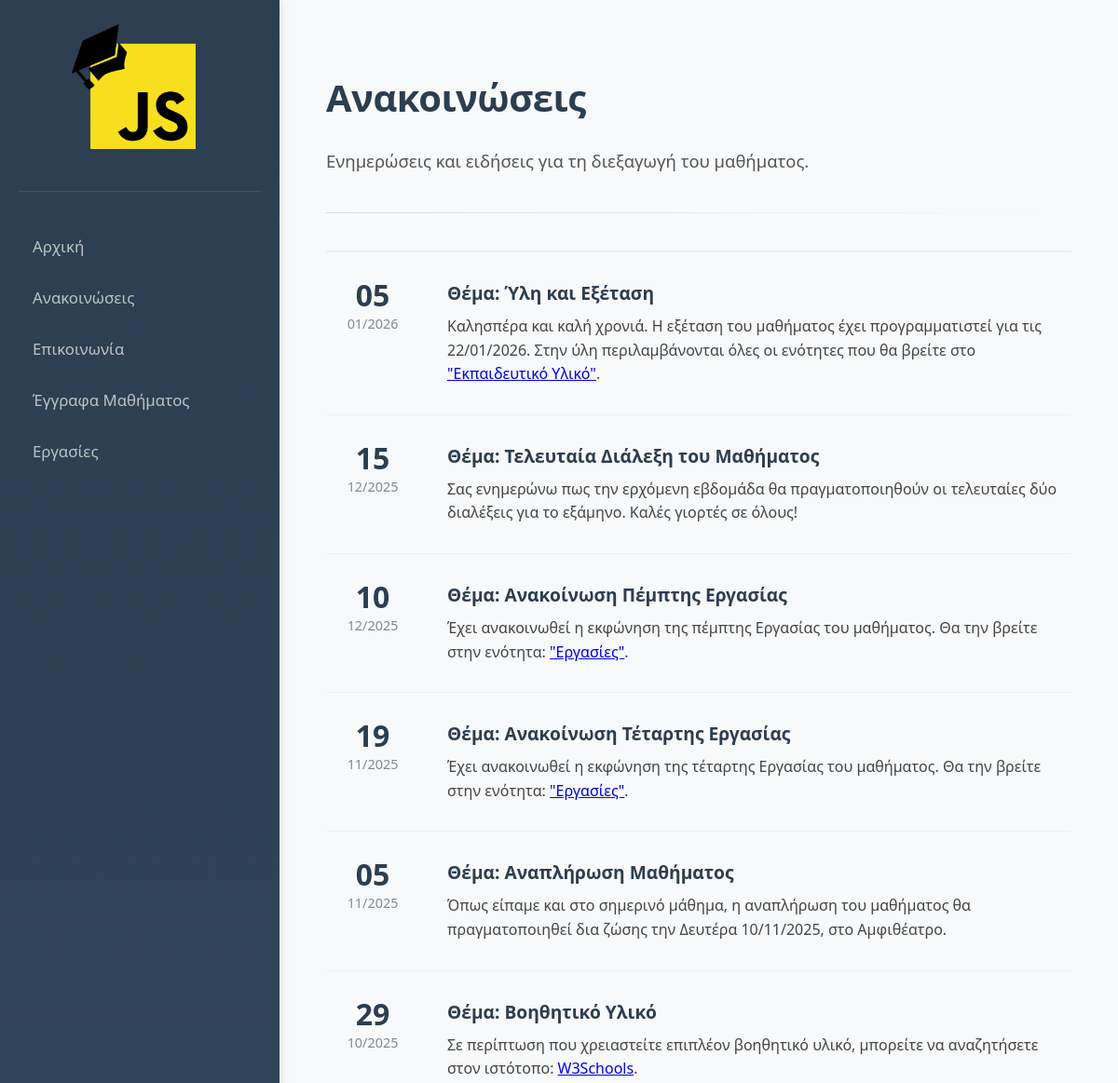
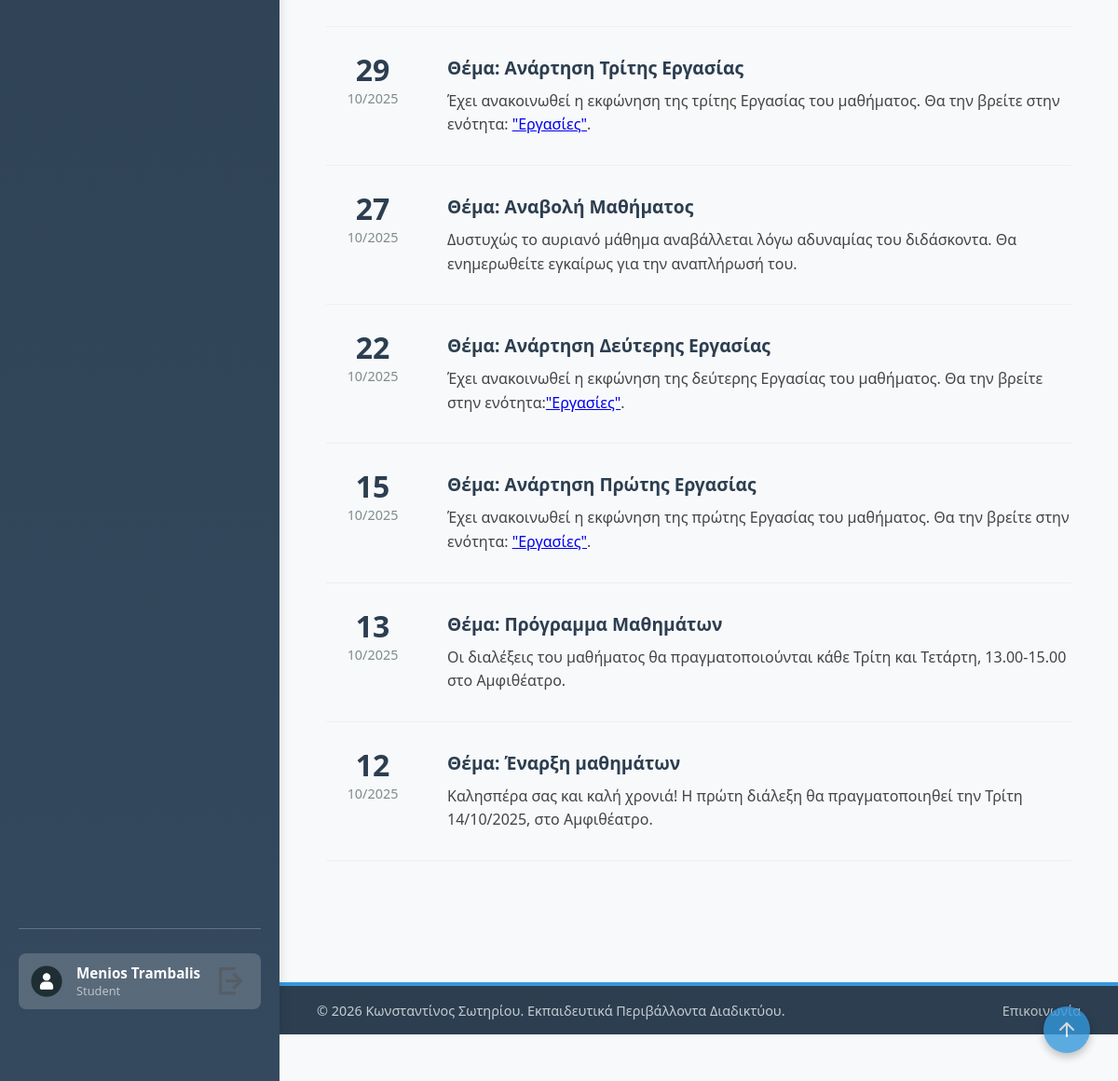
Page /frontend/src/pages/announcement.php (signed in) on the committed database (2 pictures, top to bottom).
### tables this page shows
CREATE TABLE `announcements` (
  `id` int(11) NOT NULL,
  `date` datetime DEFAULT current_timestamp(),
  `subject` varchar(255) NOT NULL,
  `content` text NOT NULL
);

### backend/services/announcementService.php (called while the page is built, shortened)
<?php
function getAnnouncements($conn) {
    $announcements = [];
    $sql = "SELECT * FROM announcements ORDER BY date DESC";
    $result = $conn->query($sql);
    if ($result && $result->num_rows > 0) {
        while ($row = $result->fetch_assoc()) {
            $announcements[] = $row;
        }
    }
    return $announcements;
}

### frontend/src/pages/announcement.php (the view, shortened to what this page needs)
<?php
require_once '../../../backend/services/announcementService.php';
$announcements_list = getAnnouncements($conn);
?>
<!DOCTYPE html>
<html lang="el">
<head>
    <link rel="stylesheet" href="../../style/index.css">
    <link rel="stylesheet" href="../../style/sidebar.css">
    <link rel="stylesheet" href="../../style/footer.css">
    <link rel="stylesheet" href="../../style/announcement.css?v=3">
</head>
<body>
<div id="sidebar-container">
</div>
<div class="announcement_main-layout">
    <main class="announcement_content">
        <h1 id="top">Ανακοινώσεις</h1>
        <p class="announcement_intro">Ενημερώσεις και ειδήσεις για τη διεξαγωγή του μαθήματος.</p>
        <hr class="announcement_divider">
        <div class="news-feed">
            <?php if (empty($announcements_list)): ?>
                <p>Δεν υπάρχουν ανακοινώσεις.</p>
            <?php else: ?>
                <?php foreach ($announcements_list as $item):
                    $time = strtotime($item['date']);
                    $day = date('d', $time);
                    $monthYear = date('m/Y', $time);
                    ?>
                    <article class="news-item">
                        <div class="news-date">
                            <span class="day"><?php echo $day; ?></span>
                            <span class="month-year"><?php echo $monthYear; ?></span>
                        </div>
                        <div class="news-content">
                            <h3>
                                Θέμα: <?php echo htmlspecialchars($item['subject']); ?>
                            </h3>
                            <p>
                                <?php
                                echo nl2br(strip_tags(html_entity_decode($item['content']), '<a><b><i><u><strong>'));
                                ?>
                            </p>
                        </div>
                    </article>
                <?php endforeach; ?>
            <?php endif; ?>
        </div>
        <div class="back-to-top-container">
            <a href="javascript:void(0)" onclick="scrollToTop()" class="floating-top-btn" title="Επιστροφή στην κορυφή">            <svg width="24" height="24" viewBox="0 0 24 24" fill="none" stroke="currentColor" stroke-width="2" stroke-linecap="round" stroke-linejoin="round">
            </a>
        </div>
    </main>
</div>
</body>
</html>

### frontend/style/index.css (style rules this page uses)
body { margin: 0; padding: 0; display: flex; height: 100vh; overflow: hidden; font-family: 'Segoe UI', sans-serif; background-color: #f8f9fa; }
.back-to-top-container { margin-top: 30px; text-align: right; }
.floating-top-btn { position: fixed; bottom: 30px; right: 30px; z-index: 1000; width: 50px; height: 50px; border-radius: 50%; background-color: #3498db; color: white !important; display: flex; justify-content: center; align-items: center; box-shadow: 0 4px 10px rgba(0,0,0,0.3); transition: all 0.3s ease; opacity: 0.8; }

### frontend/style/sidebar.css (style rules this page uses)
#sidebar-container { display: flex; align-items: stretch; box-shadow: 2px 0 10px rgba(0,0,0,0.1); z-index: 10; }
.sidebar { display: flex; width: 260px; background-color: #2c3e50; background: linear-gradient(180deg, #2c3e50 0%, #34495e 100%); color: white; padding: 25px 20px; min-height: 100vh; flex-shrink: 0; flex-direction: column; justify-content: space-between; }
.logo { display: block; text-align: center; margin-bottom: 35px; padding-bottom: 25px; border-bottom: 1px solid rgba(255, 255, 255, 0.1); }
.logo img { max-width: 160px; width: 85%; height: auto; object-fit: contain; transition: transform 0.3s ease; }
.sidebar ul { list-style: none; padding: 0; margin: 0; }
.sidebar ul li { margin-bottom: 8px; }
.sidebar ul li a { color: #bdc3c7; text-decoration: none; font-size: 1.05rem; display: block; padding: 12px 15px; border-radius: 6px; transition: all 0.3s ease; font-weight: 500; }
.logo img { max-width: 150px; width: 80%; height: auto; object-fit: contain; }
.sidebar-content { flex-grow: 1; }
.sidebar-footer { padding-top: 10%; padding-bottom: 20%; border-top: 1px solid rgba(255, 255, 255, 0.23); margin-top: 20px; }
.user-details { display: flex; align-items: center; gap: 12px; padding: 10px; background-color: rgba(255, 255, 255, 0.18); border-radius: 8px; }
.nav-avatar { width: 40px !important; height: 40px !important; border-radius: 50%; object-fit: cover; display: block; }
.user-text { display: flex; flex-direction: column; }
.user-name { font-size: 0.95rem; font-weight: 600; color: #fff; }
.user-role { font-size: 0.8rem; color: #bdc3c7; text-transform: capitalize; }
.nav-logout { width: 40px !important; height: 40px !important; border-radius: 50%; object-fit: cover; display: block; }

### frontend/style/footer.css (style rules this page uses)
.main-footer { display: flex; justify-content: space-between; align-items: center; width: 100%; flex-shrink: 0; background-color: #2c3e50; color: #ecf0f1; padding: 15px 40px; border-top: 4px solid #3498db; box-sizing: border-box; }
.footer-left p { margin: 0; opacity: 0.8; font-size: 0.9rem; }
.footer-right a { color: #bdc3c7; text-decoration: none; font-size: 0.9rem; transition: color 0.3s ease; }

### frontend/style/announcement.css (style rules this page uses)
body { margin: 0; padding: 0; display: flex; height: 100vh; overflow: hidden; font-family: 'Segoe UI', sans-serif; background-color: #f8f9fa; }
.announcement_intro { font-size: 1.15rem; line-height: 1.7; color: #555; max-width: 850px; }
.announcement_main-layout { display: flex; flex-direction: column; flex-grow: 1; height: 100%; overflow-y: auto; scroll-behavior: smooth; min-height: 100vh; }
.announcement_content { padding: 50px; flex-grow: 1; }
.announcement_content h1 { color: #2c3e50; font-size: 2.5rem; margin-bottom: 25px; font-weight: 700; letter-spacing: -0.5px; }
.announcement_divider { border: 0; height: 1px; background: linear-gradient(to right, #ddd, rgba(255,255,255,0)); margin: 40px 0; }
.news-feed { margin-top: 40px; border-top: 2px solid #ecf0f1; }
.news-item { display: flex; padding: 30px 0; border-bottom: 1px solid #ecf0f1; align-items: flex-start; }
.news-date { display: flex; flex-direction: column; align-items: center; justify-content: center; min-width: 100px; margin-right: 30px; color: #7f8c8d; font-family: 'Segoe UI', monospace; }
.news-date .day { font-size: 2rem; font-weight: bold; color: #2c3e50; line-height: 1; }
.news-date .month-year { font-size: 0.9rem; margin-top: 5px; }
.news-content { flex-grow: 1; }
.news-content h3 { margin-top: 0; margin-bottom: 10px; font-size: 1.2rem; color: #2c3e50; font-weight: 600; }
.news-content p { margin: 0; line-height: 1.6; color: #444; }

### rows in the picture
announcements: date "05", date "01/2026", subject "Ύλη και Εξέταση", content "Καλησπέρα και καλή χρονιά. Η εξέταση του μαθήματος έχει προγραμματιστεί για τις 22/01/2026. Στην ύλη περιλαμβάνονται όλες οι ενότητες που θα βρείτε στο \"Εκπαιδευτικό Υλικό\" ."
announcements: date "15", date "12/2025", subject "Τελευταία Διάλεξη του Μαθήματος", content "Σας ενημερώνω πως την ερχόμενη εβδομάδα θα πραγματοποιηθούν οι τελευταίες δύο διαλέξεις για το εξάμηνο. Καλές γιορτές σε όλους!"
announcements: date "10", date "12/2025", subject "Ανακοίνωση Πέμπτης Εργασίας", content "Έχει ανακοινωθεί η εκφώνηση της πέμπτης Εργασίας του μαθήματος. Θα την βρείτε στην ενότητα: \"Εργασίες\" ."
announcements: date "19", date "11/2025", subject "Ανακοίνωση Τέταρτης Εργασίας", content "Έχει ανακοινωθεί η εκφώνηση της τέταρτης Εργασίας του μαθήματος. Θα την βρείτε στην ενότητα: \"Εργασίες\" ."
announcements: date "05", date "11/2025", subject "Αναπλήρωση Μαθήματος", content "Όπως είπαμε και στο σημερινό μάθημα, η αναπλήρωση του μαθήματος θα πραγματοποιηθεί δια ζώσης την Δευτέρα 10/11/2025, στο Αμφιθέατρο."
announcements: date "29", date "10/2025", subject "Βοηθητικό Υλικό", content "Σε περίπτωση που χρειαστείτε επιπλέον βοηθητικό υλικό, μπορείτε να αναζητήσετε στον ιστότοπο: W3Schools ."
announcements: date "29", date "10/2025", subject "Ανάρτηση Τρίτης Εργασίας", content "Έχει ανακοινωθεί η εκφώνηση της τρίτης Εργασίας του μαθήματος. Θα την βρείτε στην ενότητα: \"Εργασίες\" ."
announcements: date "27", date "10/2025", subject "Αναβολή Μαθήματος", content "Δυστυχώς το αυριανό μάθημα αναβάλλεται λόγω αδυναμίας του διδάσκοντα. Θα ενημερωθείτε εγκαίρως για την αναπλήρωσή του."
announcements: date "22", date "10/2025", subject "Ανάρτηση Δεύτερης Εργασίας", content "Έχει ανακοινωθεί η εκφώνηση της δεύτερης Εργασίας του μαθήματος. Θα την βρείτε στην ενότητα: \"Εργασίες\" ."
announcements: date "15", date "10/2025", subject "Ανάρτηση Πρώτης Εργασίας", content "Έχει ανακοινωθεί η εκφώνηση της πρώτης Εργασίας του μαθήματος. Θα την βρείτε στην ενότητα: \"Εργασίες\" ."
announcements: date "13", date "10/2025", subject "Πρόγραμμα Μαθημάτων", content "Οι διαλέξεις του μαθήματος θα πραγματοποιούνται κάθε Τρίτη και Τετάρτη, 13.00-15.00 στο Αμφιθέατρο."
announcements: date "12", date "10/2025", subject "Έναρξη μαθημάτων", content "Καλησπέρα σας και καλή χρονιά! Η πρώτη διάλεξη θα πραγματοποιηθεί την Τρίτη 14/10/2025, στο Αμφιθέατρο."
